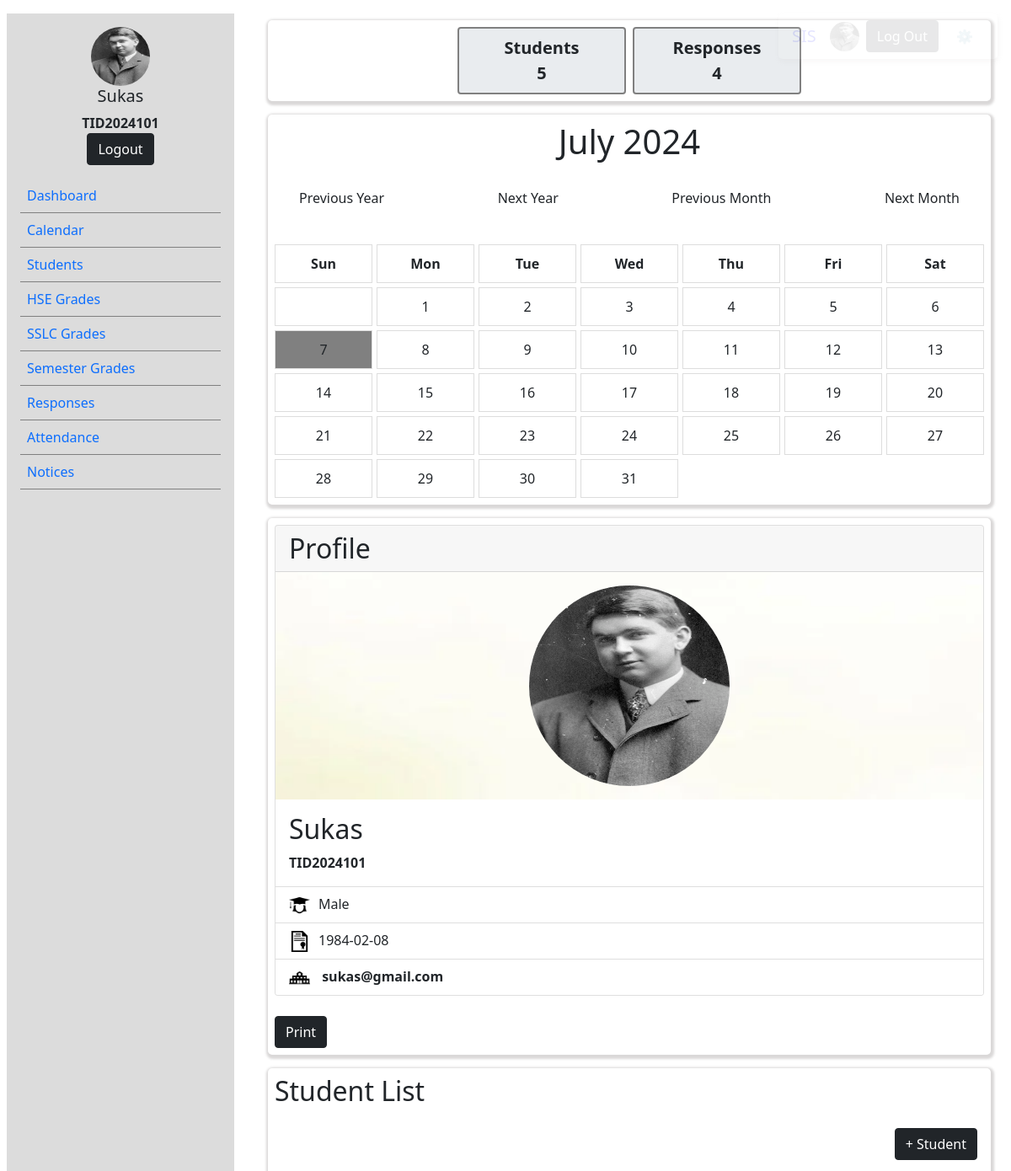
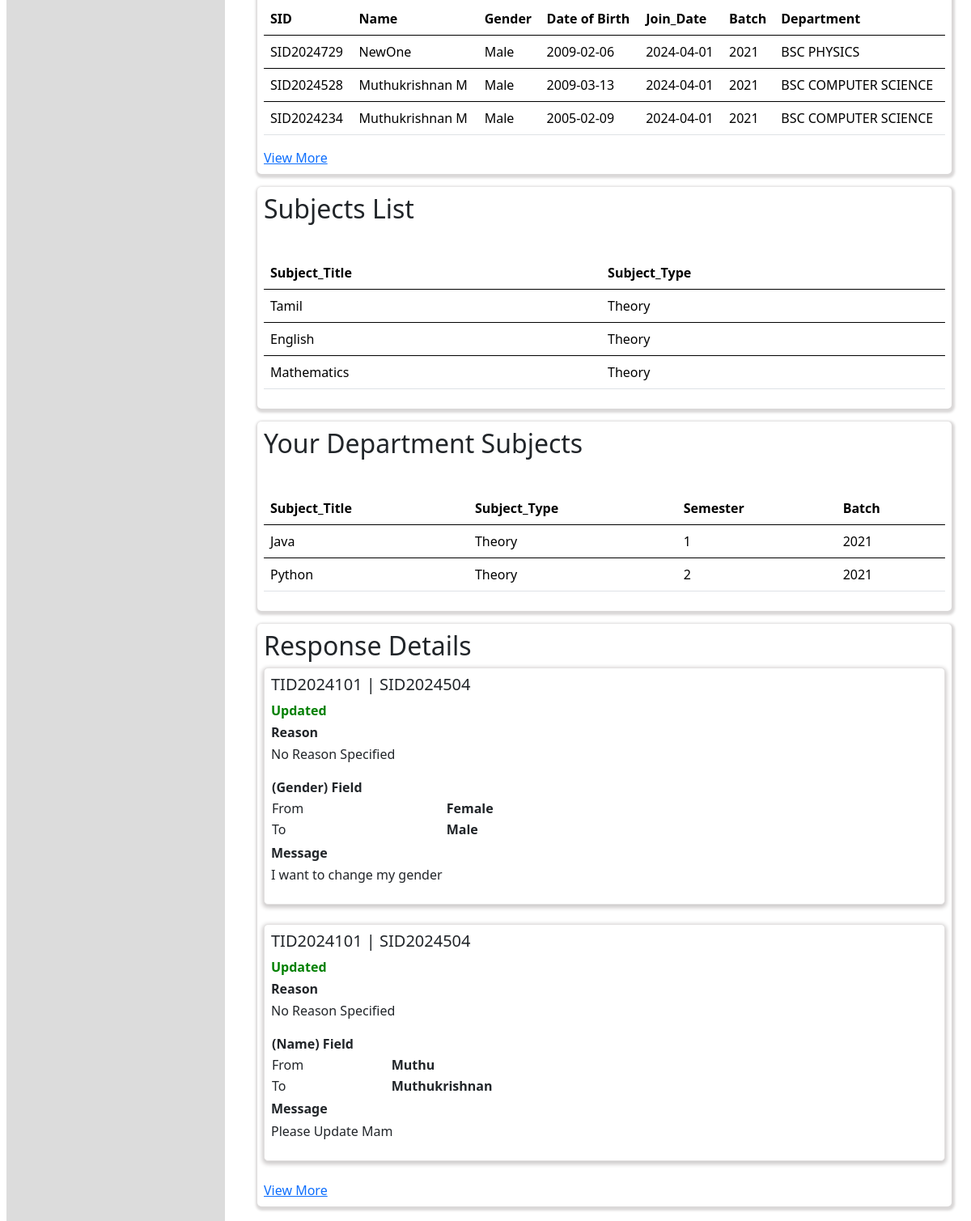
/Teacher/dashboard.php (signed in), run on the app's committed database (2 pictures, top to bottom).
### tables this page shows
CREATE TABLE `teacher` (
  `TID` varchar(10) NOT NULL,
  `Name` varchar(30) NOT NULL,
  `Photo` varchar(30) NOT NULL,
  `Dob` date NOT NULL,
  `Gender` varchar(12) NOT NULL,
  `Aadhar` bigint(12) NOT NULL,
  `Phone` bigint(11) NOT NULL,
  `Address` varchar(200) NOT NULL,
  `Pincode` int(6) NOT NULL,
  `Email` varchar(50) NOT NULL,
  `Password` varchar(10) NOT NULL,
  `CreatedOn` datetime NOT NULL DEFAULT current_timestamp(),
  `Who` varchar(10) NOT NULL DEFAULT 'teacher'
);

CREATE TABLE `academicdetails` (
  `AID` int(11) NOT NULL,
  `SID` varchar(10) NOT NULL,
  `Batch` year(4) NOT NULL,
  `Year` int(2) NOT NULL,
  `Join_Date` date NOT NULL DEFAULT '2024-04-01',
  `Type` varchar(20) NOT NULL,
  `Status` varchar(10) NOT NULL,
  `Achievements` varchar(100) NOT NULL,
  `CreatedOn` datetime NOT NULL DEFAULT current_timestamp(),
  `DID` int(11) NOT NULL,
  `CID` int(11) NOT NULL
);

CREATE TABLE `student` (
  `SID` varchar(10) NOT NULL,
  `Name` varchar(30) NOT NULL,
  `File` varchar(50) NOT NULL,
  `Dob` date NOT NULL,
  `Gender` varchar(12) NOT NULL,
  `Aadhaar` bigint(20) NOT NULL,
  `Phone` bigint(11) NOT NULL,
  `Email` varchar(50) NOT NULL,
  `FatherName` varchar(30) NOT NULL,
  `MotherName` varchar(30) NOT NULL,
  `FatherOccupation` varchar(30) NOT NULL,
  `MotherOccupation` varchar(30) NOT NULL,
  `FPhone` bigint(11) NOT NULL,
  `MPhone` bigint(11) NOT NULL,
  `CreatedOn` datetime NOT NULL DEFAULT current_timestamp(),
  `CreatedBy` varchar(10) NOT NULL DEFAULT 'Admin',
  `Who` varchar(10) NOT NULL DEFAULT 'student'
);

CREATE TABLE `department` (
  `DID` int(11) NOT NULL,
  `DName` varchar(50) NOT NULL,
  `Head` varchar(30) NOT NULL,
  `Started` date NOT NULL,
  `NoStudent` int(3) NOT NULL,
  `NoTeacher` int(3) NOT NULL,
  `HeadNo` bigint(10) NOT NULL,
  `HeadMail` varchar(50) NOT NULL,
  `CID` int(11) NOT NULL,
  `CreatedOn` datetime NOT NULL DEFAULT current_timestamp()
);

CREATE TABLE `school_subjects` (
  `Subject_ID` int(11) NOT NULL,
  `Subject_Title` varchar(50) NOT NULL,
  `Subject_Type` varchar(15) NOT NULL,
  `CreatedOn` datetime NOT NULL DEFAULT current_timestamp()
);

CREATE TABLE `dept_subjects` (
  `Subject_ID` int(11) NOT NULL,
  `Subject_Title` varchar(50) NOT NULL,
  `Subject_Type` varchar(15) NOT NULL,
  `DID` int(11) NOT NULL,
  `Semester` int(2) NOT NULL,
  `Batch` year(4) NOT NULL,
  `CreatedOn` datetime NOT NULL DEFAULT current_timestamp()
);

CREATE TABLE `request` (
  `Request_ID` int(11) NOT NULL,
  `SID` varchar(10) NOT NULL,
  `Field_Name` varchar(30) NOT NULL,
  `Old_Value` text NOT NULL,
  `New_Value` text NOT NULL,
  `Status` enum('Submitted','Accepted','Updated','Rejected') NOT NULL,
  `TID` varchar(10) NOT NULL,
  `Message` varchar(200) NOT NULL DEFAULT 'No Messages Specified',
  `Reason` varchar(200) NOT NULL DEFAULT 'No Reason Specified',
  `Request_Date` date NOT NULL,
  `CreatedAt` datetime NOT NULL DEFAULT current_timestamp()
);

### Teacher/dashboard.php (the view, shortened to what this page needs)
<!DOCTYPE html>
<html lang="en">
<head>
    <link rel="stylesheet" href="../Bootstrap/css/bootstrap.min.css">
    <link rel="stylesheet" href="../dashboard.css">
	<link href="https://cdn.jsdelivr.net/npm/bootstrap@5.3.3/dist/css/bootstrap.min.css" rel="stylesheet">
</head>
<?php include_once("../Connection/Connection.php");
if(isset($_SESSION['teacher']))
{
    $teacher=$_SESSION['teacher'];
    $mainqry="SELECT * FROM teacher where TID='$teacher'";
    if($mainres=mysqli_query($conn,$mainqry))
    {
        if(mysqli_num_rows($mainres)>0)
            $MainResult=mysqli_fetch_assoc($mainres);
    }
    $photo=$MainResult['Photo'];
?>
<body>
    <nav>
        <div class="navbar-header">
            <a href="" class="navbar-brand">SIS</a>
        </div>
        <div class="nav-user">
            <img src="../photo/<?php echo $photo; ?>" alt="">
            <form>
                <button type="submit" class="btn btn-dark d-none d-md-inline-block " name="Logout">Log Out</button>
            </form>
            <form >
                <button type="button" class="btn btn-light" id="cpass" >⚙</button>
            </form>
        </div>
    </nav>
   <?php include_once("changepassword.php") ?>
    <div class="container-fluid">
        <div class="row">
            <div class="col-md-3" >
                <div class='sidebar' id="sidebar" style="overflow:scroll">
                <div class="sidebar-head">
                    <img src="../photo/<?php echo $photo; ?>" alt="profile">
                    <h5><?php echo $MainResult['Name']; ?></h5>
                    <b><?php echo $MainResult['TID']; ?></b>
                    <form>
                        <button type="submit" class="btn btn-dark" name='Logout'>Logout</button>
                    </form>
                </div>
                <ul class="sidebar-body">
                <li><a href="#" onclick="showall()">Dashboard</a></li>
                <li><a href="#" onclick="showdiv('calendar-container')">Calendar</a></li>
                <li class="dropdown-togg"><a href="#" onclick="showdiv('student-details')">Students</a>
                </li>
                <li class="dropdown-togg"><a href="#" >HSE Grades</a>
                </li>
                <li class="dropdown-togg"><a href="#" >SSLC Grades</a>
                </li>
                <li class="dropdown-togg"><a href="#" >Semester Grades</a>
                </li>
                <li><a href="#" onclick="showdiv('response-details')">Responses</a></li>
                <li><a href="Attendance.php">Attendance</a></li>
				 <li><a href="View_Notice.php">Notices</a></li>
                </ul>
            </div>
        </div>
        <div class="col-md-9" id="main-container">
           <?php
           $qry="SELECT (Select count(SID) from student where CreatedBy='$teacher') as student_count,(Select count(TID) from request where TID='$teacher') as response_count,(Select count(DID) from department) as department_count,(Select count(CID) from college) as college_count ";
           if($res=mysqli_query($conn,$qry))
           {
            $result=mysqli_fetch_assoc($res);
           }
           ?>
           <div class="progress_overview">
                <div class="progresses">
                    <div class="progress" style="height:5rem" id="progress1">
                        <span id="name">Students</span>
                        <span id="percent"><?php echo $result['student_count']; ?></span>
                    </div>
                    <div class="progress" style="height:5rem" id="progress2">
                        <span id="name">Responses</span>
                        <span id="percent"><?php echo $result['response_count']; ?></span>
                    </div>
                </div>
            </div>
            <div class="calendar-container" id="calendar-container">
                <header>
                    <h1 id="monthYear">Calendar</h1>
                </header>
                <div class="controls">
                    <div>
                        <button onclick="previousYear()" class="btn btn-default">Previous Year</button>
                        <button onclick="nextYear()" class="btn btn-default">Next Year</button>
                        <button onclick="previousMonth()" class="btn btn-default">Previous Month</button>
                        <button onclick="nextMonth()" class="btn btn-default">Next Month</button>
                    </div>
                </div>
                <div class="calendar" id="calendar"></div>
            </div>
            <div id="personal-details">
                    <?php
                            echo " <div class='card'>
                            <h2 class='card-header'>Profile</h2>
                            <div class='profile'>
                                    <img src='../photo/$photo' style='' alt='' class='card-img-top'>
                            </div>
                            <div class='card-body'>
                                <h2 class='card-title'>$MainResult[Name]</h2>
                                <b class='card-text'> $MainResult[TID] </b>
                            </div>
                            <ul class='list-group list-group-flush'>
                                <li class='list-group-item'><img src='../icons/student.png' class='icon'>$MainResult[Gender]</li>
                                <li class='list-group-item'><img src='../icons/certificate.png' class='icon'>$MainResult[Dob]</li>
                                <li class='list-group-item'> <img src='../icons/college-01.png' class='icon'> <b>$MainResult[Email]</b></li>
                            </ul>
                        </div>";
                    ?>
                    <br>
                    <button class="btn btn-dark" onclick="printSection('personal-details')" >Print</button>
                </div>
            <div id="student-details">
                <h2>Student List</h2>
                <div class="plus">
                    <a class="btn btn-dark" href="NewStudent.html">+ Student</a>
                </div>
                <div class="table-responsive">
                <table class="table">
                <?php
                $qry="SELECT student.SID,Name,Gender,Dob As 'Date of Birth',Join_Date,Batch,DName as Department FROM student inner join academicdetails on student.SID=academicdetails.SID inner join department on department.DID=academicdetails.DID where CreatedBy='$teacher' limit 3";
                if($res=mysqli_query($conn,$qry))
                {
                    $i=0;
                    while($result=mysqli_fetch_assoc($res))
                    {
                        if($i==0)
                        {
                            echo "<thead><tr>";
                            foreach($result as $key=>$val)
                            {
                                echo "<th>$key</th>";
                            }
                            echo "</tr></thead>";
                        }
                            echo "<tbody>";
                            echo "<tr>";
                            foreach($result as $val)
                            {
                                echo"<td>$val</td>";
                            }
                            echo "</tr>";
                            echo "</tbody>";
                            $i=1;
                    }
                }
                    ?>
                    </table>
                </div>
                <a href="StudentList.php">View More</a>
            </div>
            <div id="subject-details">
                <h2>Subjects List</h2>
                <div class="plus">
                </div>
                <div class="table-responsive">
                <table class="table">
                <?php
                $qry="SELECT Subject_Title,Subject_Type from school_subjects limit 3";
                if($res=mysqli_query($conn,$qry))
                {
                    $i=0;
                    while($result=mysqli_fetch_assoc($res))
                    {
                        if($i==0)
                        {
                            echo "<thead><tr>";
                            foreach($result as $key=>$val)
                            {
                                echo "<th>$key</th>";
                            }
                            echo "</tr></thead>";
                        }
                            echo "<tbody>";
                            echo "<tr>";
                            foreach($result as $val)
                            {
                                echo"<td>$val</td>";
                            }
                            echo "</tr>";
                            echo "</tbody>";
                            $i=1;
                    }
                }
                    ?>
                    </table>
                </div>
            </div>
            <div class="dept-subjects">
            <h2>Your Department Subjects</h2>
                <div class="plus">
                </div>
                <div class="table-responsive">
                <table class="table">
                <?php
                $qry="SELECT Subject_Title,Subject_Type,Semester,Batch from dept_subjects where DID=(Select DID from teacherdetails where TID='$teacher') order by Semester";
                if($res=mysqli_query($conn,$qry))
                {
                    $i=0;
                    while($result=mysqli_fetch_assoc($res))
                    {
                        if($i==0)
                        {
                            echo "<thead><tr>";
                            foreach($result as $key=>$val)
                            {
                                echo "<th>$key</th>";
                            }
                            echo "</tr></thead>";
                        }
                            echo "<tbody>";
                            echo "<tr>";
                            foreach($result as $val)
                            {
                                echo"<td>$val</td>";
                            }
                            echo "</tr>";
                            echo "</tbody>";
                            $i=1;
                    }
                }
                    ?>
                    </table>
                </div>
            </div>
            <div id="response-details">
                <h2>Response Details</h2>
                <?php
            $qry="Select * from request where TID='$teacher'  order by CreatedAt DESC limit 2";
            if($res=mysqli_query($conn,$qry))
            {
                while($result=mysqli_fetch_assoc($res))
                {
                    echo "
                    <div class='message'>
                        <h5>$result[TID] | $result[SID]</h5>";
                        if($result['Status']=="Rejected")
                        echo "<strong style='color:red'>$result[Status]</strong>";
                        elseif($result['Status']=="Submitted")
                        echo "<strong style='color:blue'>$result[Status]</strong>";
                        else
                        echo "<strong style='color:green'>$result[Status]</strong>";
                        echo "<label>Reason</label>
                        <p>";
                            if(empty($result['Reason']))
                                echo "No Reason Specified";
                            else
                                echo $result['Reason'];
                        echo "</p>";
                        echo "<div class='tr'>
                        <table>
                            <tr><th>($result[Field_Name]) Field</th></tr>
                            <tr><td>From</td><th>$result[Old_Value]</th></tr>
                            <tr><td>To</td><th> $result[New_Value] </th></tr>
                        </table>
                        </div>
                        <label>Message</label>
                        <p>";
                            if(empty($result['Message']))
                                echo "No Reason Specified";
                            else
                                echo $result['Message'];
                        echo "</p>";
                    echo "
                    </div>
                    <br>
                    ";
                }
            }
            ?>
            <a href="Messages.php">View More</a>
            </div>
        </div>
    </div>
</body>
<?php
}
else
{
  echo "<center>Login and Come</center>";
  echo "<center><a href='../Login.php?Loger=Teacher'>Login here</a></center>";
}
?>
</html>

### data on the page
teacher: Photo (picture), Name "Sukas", TID "TID2024101", Gender "Male", Dob "1984-02-08", Email "sukas@gmail.com"
academicdetails: key "SID", key "Name", key "Gender", key "Date of Birth", key "Join_Date", key "Batch", key "Department", SID.SID "SID2024729", SID.Name "NewOne", SID.Gender "Male", SID.Dob "2009-02-06", Join_Date "2024-04-01", Batch "2021", DID.DName "BSC PHYSICS"
academicdetails: SID.SID "SID2024528", SID.Name "Muthukrishnan M", SID.Gender "Male", SID.Dob "2009-03-13", Join_Date "2024-04-01", Batch "2021", DID.DName "BSC COMPUTER SCIENCE"
academicdetails: SID.SID "SID2024234", SID.Name "Muthukrishnan M", SID.Gender "Male", SID.Dob "2005-02-09", Join_Date "2024-04-01", Batch "2021", DID.DName "BSC COMPUTER SCIENCE"
school_subjects: key "Subject_Title", key "Subject_Type", Subject_Title "Tamil", Subject_Type "Theory"
school_subjects: Subject_Title "English", Subject_Type "Theory"
school_subjects: Subject_Title "Mathematics", Subject_Type "Theory"
dept_subjects: key "Subject_Title", key "Subject_Type", key "Semester", key "Batch", Subject_Title "Java", Subject_Type "Theory", Semester "1", Batch "2021"
dept_subjects: Subject_Title "Python", Subject_Type "Theory", Semester "2", Batch "2021"
request: TID "TID2024101", SID "SID2024504", Status "Updated", Reason "No Reason Specified", Field_Name "Gender", Old_Value "Female", New_Value "Male", Message "I want to change my gender"
request: TID "TID2024101", SID "SID2024504", Status "Updated", Reason "No Reason Specified", Field_Name "Name", Old_Value "Muthu", New_Value "Muthukrishnan", Message "Please Update Mam"

### other printed values
$result['student_count'] "5"
$result['response_count'] "4"
